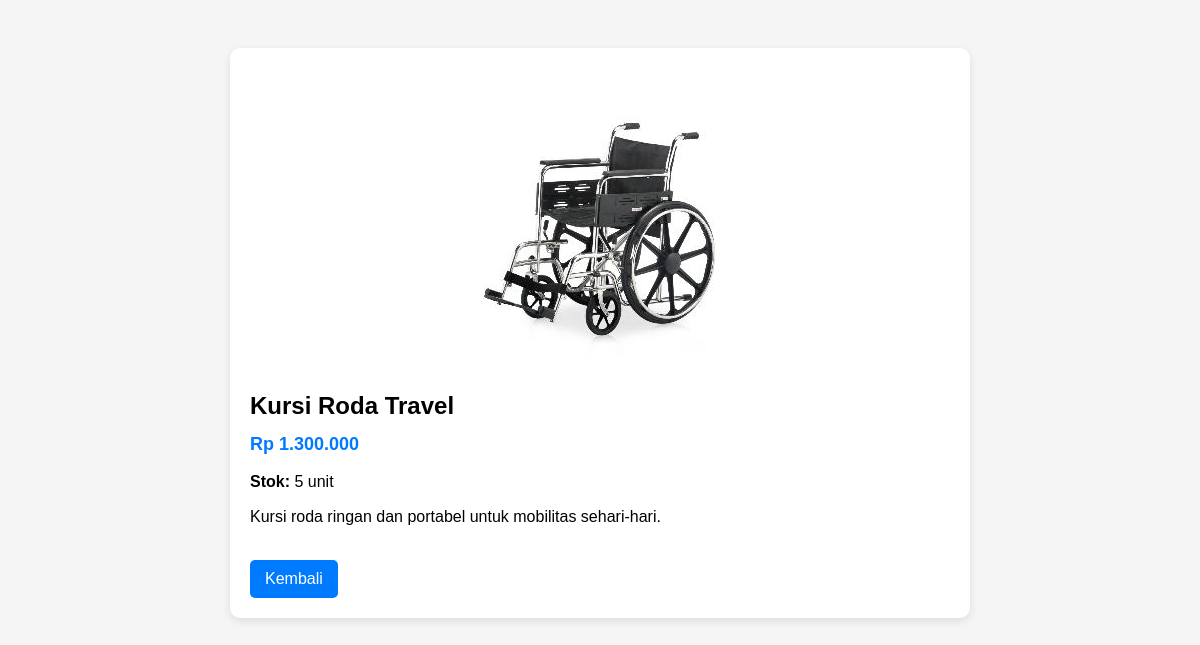
The app's page /produk_detail.php?id=3 with its own data.
### tables this page shows
CREATE TABLE `tbl_products` (
  `id` int(11) NOT NULL,
  `name` varchar(100) NOT NULL,
  `code` varchar(50) NOT NULL,
  `description` text DEFAULT NULL,
  `price` decimal(10,2) NOT NULL,
  `stock` int(11) NOT NULL,
  `image` varchar(255) DEFAULT NULL,
  `category_id` int(11) DEFAULT NULL
);

### produk_detail.php (the view, shortened to what this page needs)
<?php
$conn = new mysqli("localhost", "root", "", "db_kasir");
$id = intval($_GET['id']);
$query = $conn->query("SELECT * FROM tbl_products WHERE id = $id");
$product = $query->fetch_assoc();
?>
<!DOCTYPE html>
<html lang="id">
<head>
</head>
<body>
<div class="detail-container">
    <img src="assets/images/<?= htmlspecialchars($product['image']) ?>" alt="<?= htmlspecialchars($product['name']) ?>">
    <h2><?= htmlspecialchars($product['name']) ?></h2>
    <p class="price">Rp <?= number_format($product['price'], 0, ',', '.') ?></p>
    <p><strong>Stok:</strong> <?= $product['stock'] ?> unit</p>
    <p><?= nl2br(htmlspecialchars($product['description'])) ?></p>
    <a class="back-btn" href="home_customer.php"> Kembali</a>
</div>
</body>
</html>

### produk_detail.php (style rules this page uses)
body { font-family: sans-serif; background: #f5f5f5; padding: 40px; }
.detail-container { max-width: 700px; margin: 0 auto; background: #fff; padding: 20px; border-radius: 10px; box-shadow: 0 3px 8px rgba(0,0,0,0.1); }
.detail-container img { width: 100%; max-height: 300px; object-fit: contain; border-radius: 8px; }
.detail-container h2 { margin-top: 20px; margin-bottom: 10px; }
.detail-container p { margin: 10px 0; line-height: 1.6; }
.detail-container .price { font-size: 18px; font-weight: bold; color: #007bff; }
.detail-container .back-btn { display: inline-block; margin-top: 20px; text-decoration: none; color: #fff; background: #007bff; padding: 10px 15px; border-radius: 5px; }

### records on screen
tbl_products: image (picture), name "Kursi Roda Travel", price "1.300.000", stock "5", description "Kursi roda ringan dan portabel untuk mobilitas sehari-hari."
